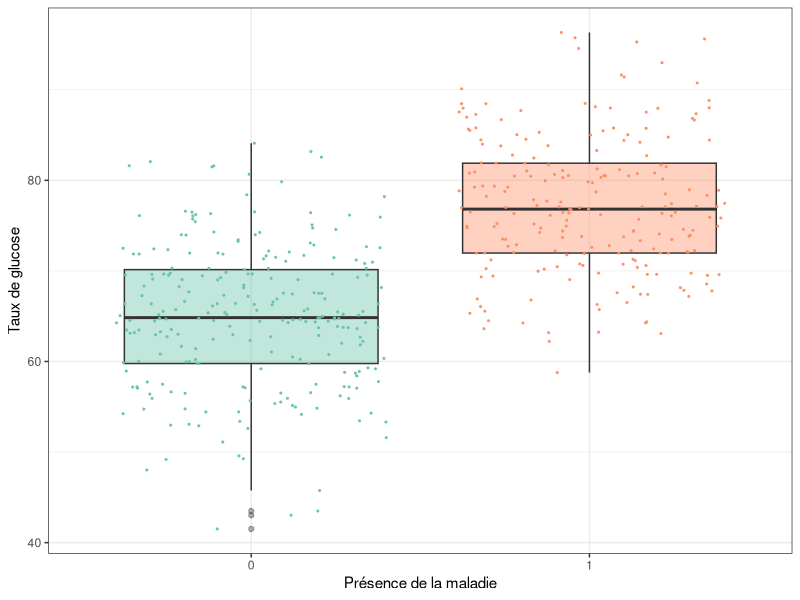
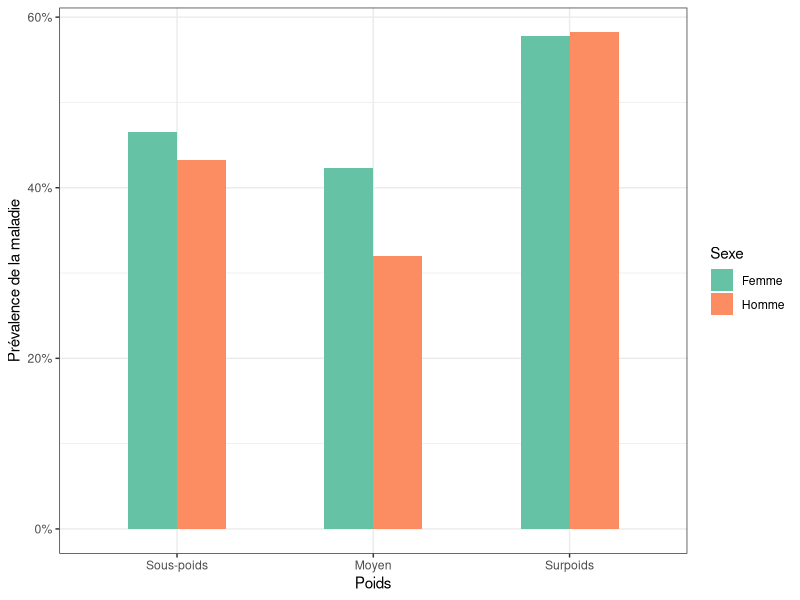

Write R code to recreate these figures, in order.
## ---- chunk 1
#| include: false

# Librairies
library(dplyr)
library(ggplot2)

# Thème et styles ggplot2
options(ggplot2.discrete.colour = RColorBrewer::brewer.pal(11, "Set2"))
options(ggplot2.discrete.fill = RColorBrewer::brewer.pal(11, "Set2"))
theme_set(theme_bw())

# Import de la base
base_patients <- read.csv("base_fictive_patients.csv")
## ---- chunk 2
str(base_patients)
## ---- chunk 3
base_patients |> 
  count(Sexe) |> 
  mutate(Proportion = n / sum(n),
         Proportion = glue::glue("{round(100 * Proportion)} %")) |> 
  knitr::kable()
## ---- chunk 4
base_patients |> 
  count(Fumeur) |> 
  mutate(Proportion = n / sum(n),
         Proportion = glue::glue("{round(100 * Proportion)} %")) |> 
  knitr::kable()
## ---- chunk 5
base_patients |> 
  count(Poids) |> 
  mutate(Proportion = n / sum(n),
         Proportion = glue::glue("{round(100 * Proportion)} %")) |> 
  knitr::kable()
## ---- chunk 6
#| results: asis
# boucle sur les variables numériques
for (var_num in names(base_patients |> select(where(is.numeric)))){
  # titre de l'onglet
  cat(glue::glue("### {var_num}"))  
  cat("\n")
  base_patients |> 
    summarise(
      across(all_of(var_num), list(Min = min,
                                   Moyenne = mean,
                                   Mediane = median,
                                   Max = max),
             .names = "{.fn}")) |> 
    knitr::kable(format.args = list(digits = 2, nsmall = 2)) |> 
    print()
  # retour à la ligne
  cat("\n")
}

## ---- chunk 7
#| label: fig-glucose
#| fig-cap: "Taux de glucose et présence de la maladie"

base_patients %>% 
  ggplot(aes(x = factor(Maladie), y = Taux_de_glucose)) + 
  geom_boxplot(aes(fill = factor(Maladie)), alpha = 0.4) + 
  geom_jitter(aes(color = factor(Maladie)), size = 0.4, alpha = 0.9) + 
  theme(legend.position = "none") + 
   labs(x = "Présence de la maladie", 
        y = "Taux de glucose")
## ---- chunk 8
#| label: fig-sexe-poids
#| fig-cap: "Sexe, poids et prévalence de la maladie"
base_patients |> 
  mutate(Poids = factor(Poids, c("Sous-poids", "Moyen", "Surpoids"))) |> 
  group_by(Sexe, Poids) |> 
  summarise(taux = mean(Maladie),
            .groups = "drop") |> 
  ggplot(aes(x = Poids, y = taux, fill = Sexe)) + 
  geom_col(position = "dodge", width = 0.5) + 
  scale_y_continuous(labels = ~ scales::percent(.)) + 
  labs(x = "Poids", y = "Prévalence de la maladie")
